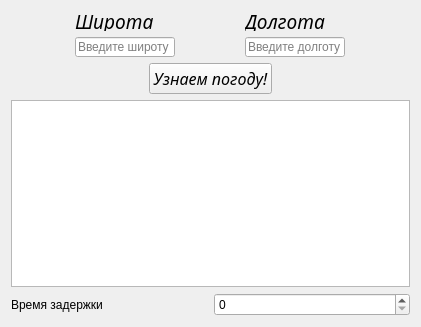
<?xml version="1.0" encoding="UTF-8"?>
<ui version="4.0">
 <class>Form</class>
 <widget class="QWidget" name="Form">
  <property name="geometry">
   <rect>
    <x>0</x>
    <y>0</y>
    <width>421</width>
    <height>327</height>
   </rect>
  </property>
  <property name="windowTitle">
   <string>Form</string>
  </property>
  <layout class="QVBoxLayout" name="verticalLayout_3">
   <item>
    <layout class="QHBoxLayout" name="horizontalLayout_2">
     <item>
      <layout class="QVBoxLayout" name="verticalLayout">
       <item>
        <widget class="QLabel" name="labelLatitude">
         <property name="maximumSize">
          <size>
           <width>100</width>
           <height>20</height>
          </size>
         </property>
         <property name="font">
          <font>
           <family>Brush Script MT</family>
           <pointsize>14</pointsize>
           <italic>true</italic>
           <bold>false</bold>
          </font>
         </property>
         <property name="text">
          <string>Широта</string>
         </property>
        </widget>
       </item>
       <item>
        <widget class="QLineEdit" name="lineEditLatitude">
         <property name="minimumSize">
          <size>
           <width>100</width>
           <height>20</height>
          </size>
         </property>
         <property name="maximumSize">
          <size>
           <width>100</width>
           <height>20</height>
          </size>
         </property>
         <property name="placeholderText">
          <string>Введите широту</string>
         </property>
        </widget>
       </item>
      </layout>
     </item>
     <item>
      <layout class="QVBoxLayout" name="verticalLayout_2">
       <item>
        <widget class="QLabel" name="labelLongitude">
         <property name="maximumSize">
          <size>
           <width>100</width>
           <height>20</height>
          </size>
         </property>
         <property name="font">
          <font>
           <family>Brush Script MT</family>
           <pointsize>14</pointsize>
           <italic>true</italic>
           <bold>false</bold>
          </font>
         </property>
         <property name="text">
          <string>Долгота</string>
         </property>
        </widget>
       </item>
       <item>
        <widget class="QLineEdit" name="lineEditLongitude">
         <property name="minimumSize">
          <size>
           <width>100</width>
           <height>20</height>
          </size>
         </property>
         <property name="maximumSize">
          <size>
           <width>100</width>
           <height>20</height>
          </size>
         </property>
         <property name="placeholderText">
          <string>Введите долготу</string>
         </property>
        </widget>
       </item>
      </layout>
     </item>
    </layout>
   </item>
   <item>
    <spacer name="verticalSpacer">
     <property name="orientation">
      <enum>Qt::Vertical</enum>
     </property>
     <property name="sizeHint" stdset="0">
      <size>
       <width>20</width>
       <height>6</height>
      </size>
     </property>
    </spacer>
   </item>
   <item>
    <layout class="QHBoxLayout" name="horizontalLayout">
     <item>
      <spacer name="horizontalSpacer">
       <property name="orientation">
        <enum>Qt::Horizontal</enum>
       </property>
       <property name="sizeHint" stdset="0">
        <size>
         <width>40</width>
         <height>20</height>
        </size>
       </property>
      </spacer>
     </item>
     <item>
      <widget class="QPushButton" name="pushButton">
       <property name="font">
        <font>
         <family>Brush Script MT</family>
         <pointsize>12</pointsize>
         <italic>true</italic>
        </font>
       </property>
       <property name="text">
        <string>Узнаем погоду!</string>
       </property>
      </widget>
     </item>
     <item>
      <spacer name="horizontalSpacer_2">
       <property name="orientation">
        <enum>Qt::Horizontal</enum>
       </property>
       <property name="sizeHint" stdset="0">
        <size>
         <width>40</width>
         <height>20</height>
        </size>
       </property>
      </spacer>
     </item>
    </layout>
   </item>
   <item>
    <widget class="QPlainTextEdit" name="plainTextEdit"/>
   </item>
   <item>
    <layout class="QHBoxLayout" name="horizontalLayout_3">
     <item>
      <widget class="QLabel" name="label">
       <property name="text">
        <string>Время задержки</string>
       </property>
      </widget>
     </item>
     <item>
      <widget class="QSpinBox" name="spinBox"/>
     </item>
    </layout>
   </item>
  </layout>
 </widget>
 <resources/>
 <connections/>
</ui>
